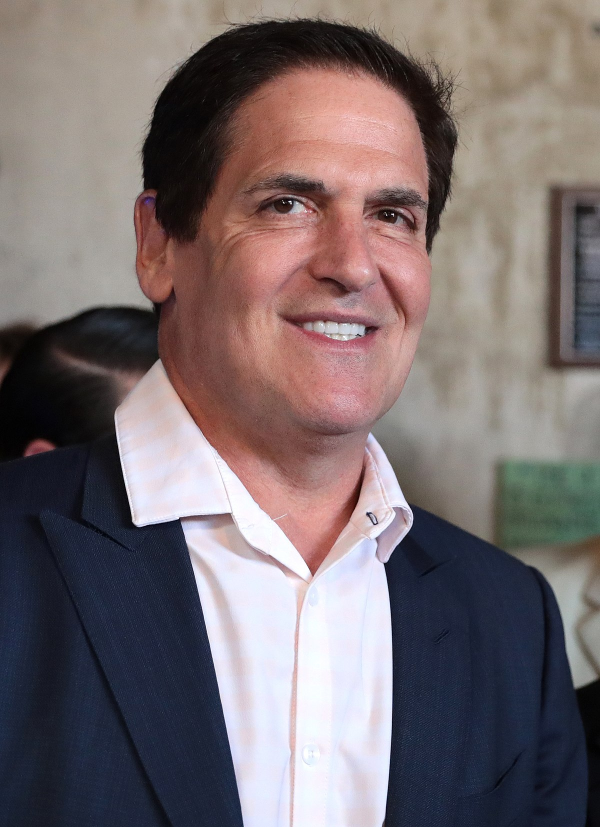
#> input picture test_images/mark5.jpeg, 1200 x 1654 px (shown at 1/2 size)
$ jupyter execute --allow-errors 'ML_FinalProject_Maryam Merchant.ipynb'   (shell and % lines are left out)
#> lines starting #> are read from the running program, lines starting #| are printed output that depends on the picture
# Title: Image Classification of Shark Tank Judges
## Machine Learning Final Project
### Guided by: Professor. Travis Milburn
### Presented by: Maryam Merchant

[cell 1]
import numpy as np
import cv2
import matplotlib
from matplotlib import pyplot as plt

[cell 2]
img = cv2.imread('./test_images/mark5.jpeg')
#> img is the input picture: shape (1654, 1200, 3); mean B, G, R 110.2, 108.4, 120.2
img.shape
#> Out = (1654, 1200, 3)

#it is x, y and rgb channel(3rd variable)

[cell 3]
plt.imshow(img)

[cell 4]
gray = cv2.cvtColor(img, cv2.COLOR_BGR2GRAY)
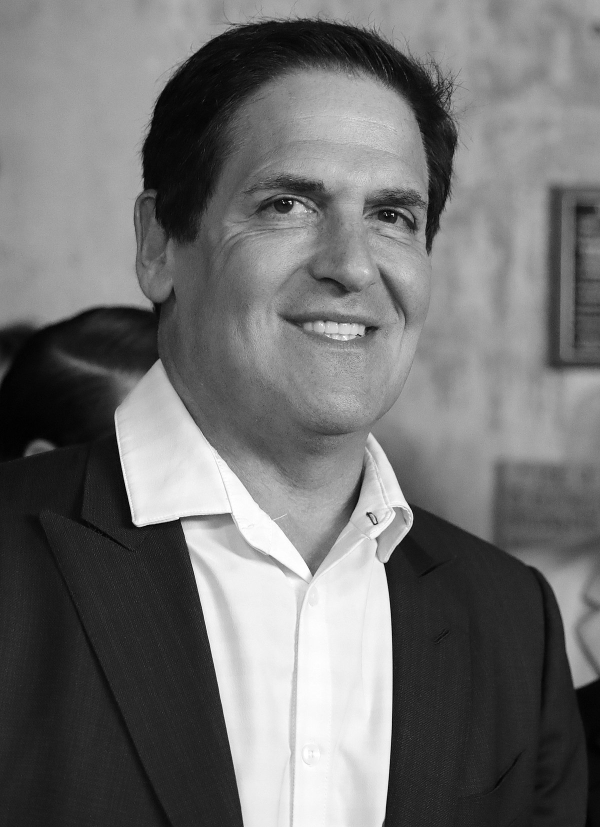
#> gray: shape (1654, 1200) (shown at 1/2 size); min 0, max 255, mean 112.1
gray.shape
#> Out = (1654, 1200)

#gray image to remove the third dimension

[cell 5]
gray

[cell 6]
plt.imshow(gray)

[cell 7]
plt.imshow(gray, cmap="gray")

[cell 8]
# Open Cv Haar cascades to detect face and eyes of images

[cell 9]
face_cascade = cv2.CascadeClassifier('./opencv/haarcascades/haarcascade_frontalface_default.xml')
eye_cascade = cv2.CascadeClassifier('./opencv/haarcascades/haarcascade_eye.xml')


faces = face_cascade.detectMultiScale(gray, 1.3, 5)
#> faces = [[403, 200, 567, 567]]
faces
#> Out = [[403, 200, 567, 567]]

[cell 10]
(x,y,w,h) = faces[0]
#> x = 403; y = 200; w = 567; h = 567
x,y,w,h
#> Out = (403, 200, 567, 567)

#x,y,width,height of above image. It will capture the sqaure of the image

[cell 11]
#in open cv we can do rectangle and (0,255,0) is green color rectangle and 6 is the width or size of rectangle
face_img = cv2.rectangle(img,(x,y),(x+w,y+h),(0,255,0),6)
plt.imshow(face_img)

#img is my original image that I loaded

[cell 12]
# Here, we are drawing rectangle around face and using eye_cascade to draw rectangle around eyes.
#For loop is used to loop around multiple image, though here we are using a single image.
cv2.destroyAllWindows()
for (x,y,w,h) in faces:
    face_img = cv2.rectangle(img,(x,y),(x+w,y+h),(0,255,0),9)
    roi_gray = gray[y:y+h, x:x+w]
    roi_color = face_img[y:y+h, x:x+w]
    eyes = eye_cascade.detectMultiScale(roi_gray)
    for (ex,ey,ew,eh) in eyes:
        cv2.rectangle(roi_color,(ex,ey),(ex+ew,ey+eh),(255,0,0),8)
#> this loop made 1 pass
#> (x, y, w, h, eyes) on pass 1: (403, 200, 567, 567, [[297, 158, 148, 148], [93, 122, 177, 177]])
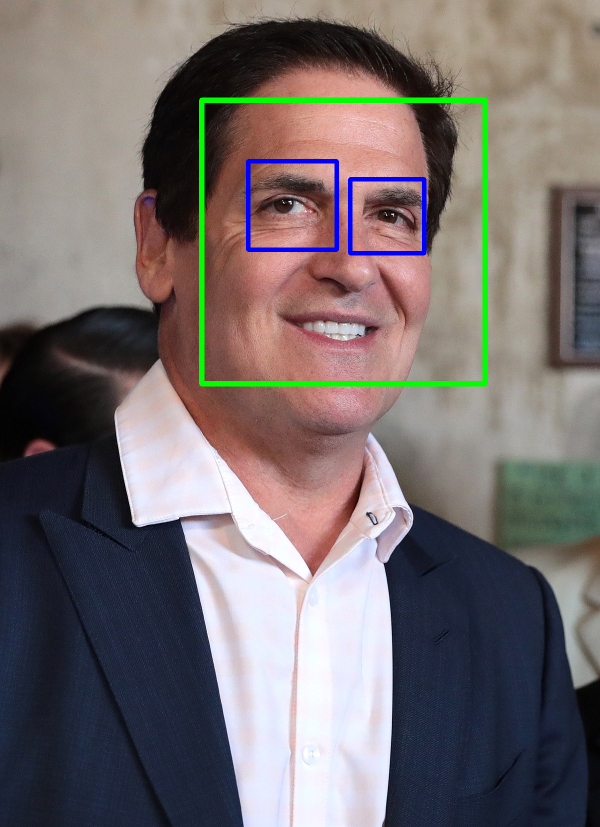
#> img: shape (1654, 1200, 3) (shown at 1/2 size); mean B, G, R 109.7, 109.5, 117.4
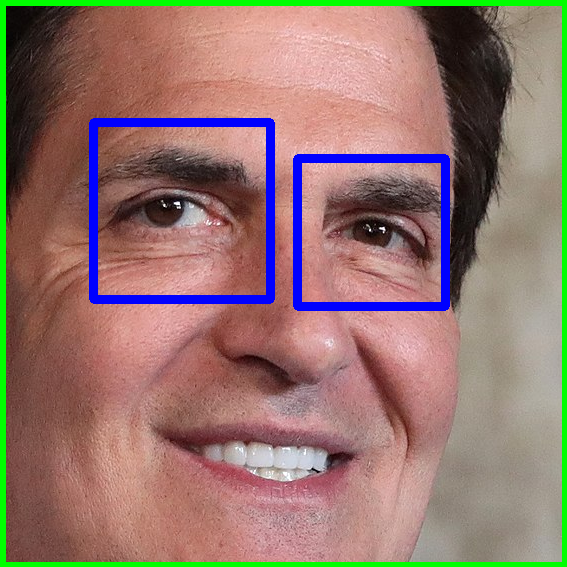
#> roi_color: shape (567, 567, 3); mean B, G, R 110.1, 118, 146.7


plt.figure()
plt.imshow(face_img, cmap='gray')

[cell 13]
#roi is region of interest
plt.imshow(roi_color, cmap="gray")

#we are interested in this cropped image
#so we will crop all the images and capture in another folder as we are interested in the cropped part of face

[cell 14]
def get_cropped_image_if_2_eyes(image_path):
    img = cv2.imread(image_path)
    if(img is not None):
        gray = cv2.cvtColor(img, cv2.COLOR_BGR2GRAY)
        faces = face_cascade.detectMultiScale(gray, 1.3, 5)
        for (x,y,w,h) in faces:
            roi_gray = gray[y:y+h, x:x+w]
            roi_color = img[y:y+h, x:x+w]
            eyes = eye_cascade.detectMultiScale(roi_gray)
            if len(eyes) >= 2:
                return roi_color

[cell 15]
#another example of image to crop
original_image = cv2.imread('./test_images/mark2.jpeg')
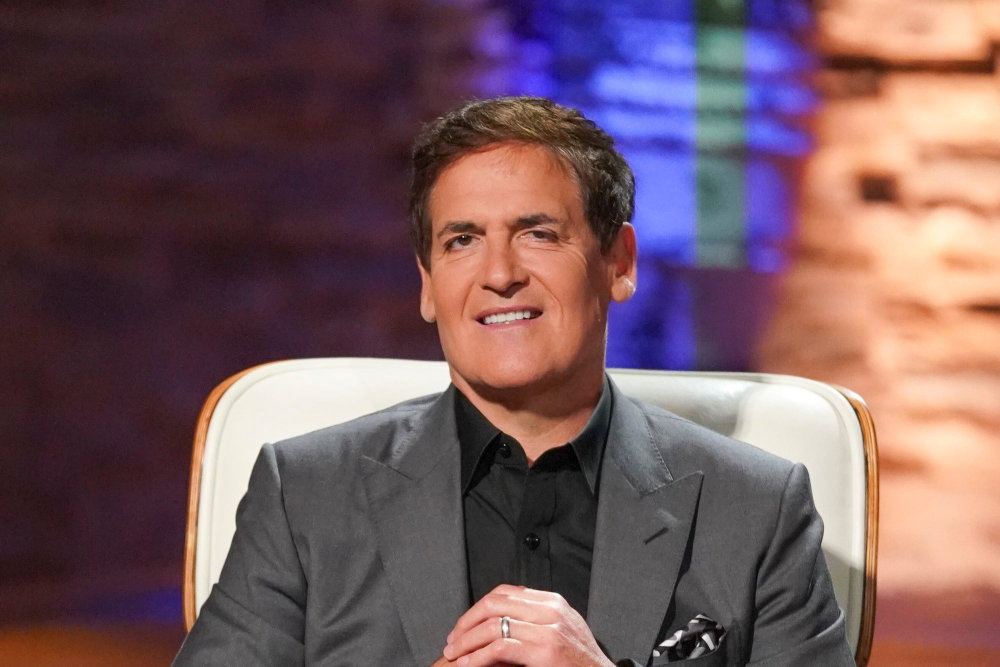
#> input picture test_images/mark2.jpeg, 2000 x 1333 px (shown at 1/2 size)
#> original_image is the input picture: shape (1333, 2000, 3); mean B, G, R 93.6, 88.5, 116.4
plt.imshow(original_image)

[cell 16]
cropped_image = get_cropped_image_if_2_eyes('./test_images/mark2.jpeg')
#> in get_cropped_image_if_2_eyes, `gray = cv2.cvtColor(img, cv2.COLOR_BGR2GRAY)`:
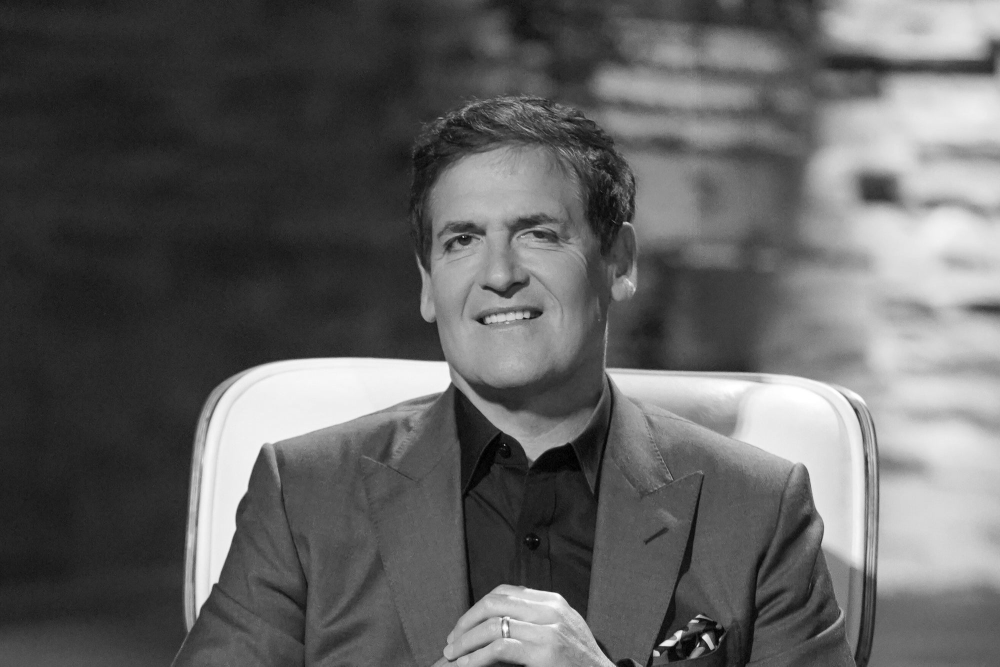
#> gray: shape (1333, 2000) (shown at 1/2 size); min 0, max 255, mean 97.5
#> in get_cropped_image_if_2_eyes, `faces = face_cascade.detectMultiScale(gray, 1.3, 5)`: faces = [[795, 302, 420, 420]]
#> the loop in get_cropped_image_if_2_eyes, `for (x,y,w,h) in faces:` made 1 pass
#> pass 1, in get_cropped_image_if_2_eyes, `roi_gray = gray[y:y+h, x:x+w]`:
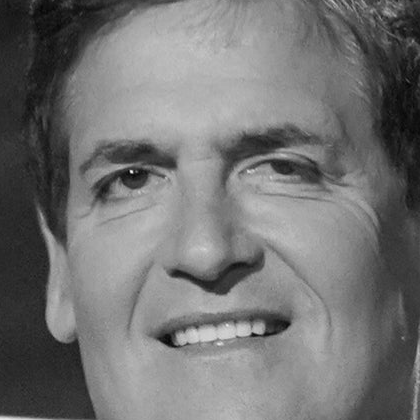
#> roi_gray: shape (420, 420); min 5, max 249, mean 115.1
#> pass 1, in get_cropped_image_if_2_eyes, `roi_color = img[y:y+h, x:x+w]`:
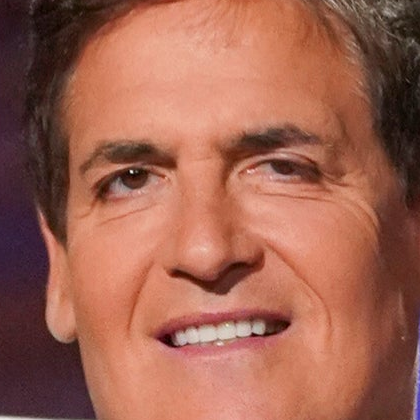
#> roi_color: shape (420, 420, 3); mean B, G, R 81.1, 99, 159.5
plt.imshow(cropped_image)

[cell 17]
cropped_image2 = get_cropped_image_if_2_eyes('test_images/mark5.jpeg')
#> in get_cropped_image_if_2_eyes (call 2), `faces = face_cascade.detectMultiScale(gray, 1.3, 5)`: faces = [[403, 200, 567, 567]]
#> the loop in get_cropped_image_if_2_eyes, `for (x,y,w,h) in faces:` made 1 pass
#> pass 1, in get_cropped_image_if_2_eyes (call 2), `roi_color = img[y:y+h, x:x+w]`:
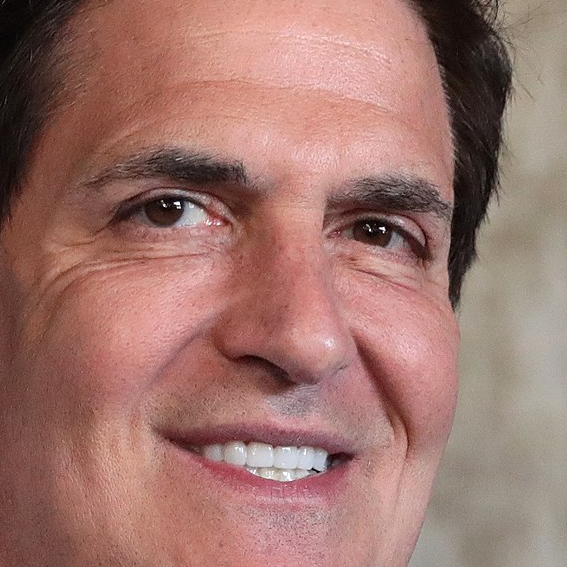
#> roi_color: shape (567, 567, 3); mean B, G, R 109, 116.8, 158.6
#plt.imshow(cropped_image2)

plt.imshow(cropped_image2)

[cell 18]
path_to_data = "./final_dataset/"
path_to_cr_data = './final_dataset/cropped/'

[cell 19]
import os
img_directory = []
#> (the rest of this cell did not finish here and is left out)

[cell 20]
img_directory

[cell 21]
# will create cropped folder
import shutil
if os.path.exists(path_to_cr_data):
    shutil.rmtree(path_to_cr_data)
os.mkdir(path_to_cr_data)

[cell 22]
for img_dir in img_directory:
    celebrity_name = img_dir.split('/')[-1]
    print(celebrity_name)

[cell 23]
cropped_image_dirs = []
celebrity_file_names_dict = {}
for img_dir in img_directory:
    count = 1
    celebrity_name = img_dir.split('/')[-1]
    celebrity_file_names_dict[celebrity_name] = []
    for entry in os.scandir(img_dir):
        roi_color = get_cropped_image_if_2_eyes(entry.path)
        if roi_color is not None:
            cropped_folder = path_to_cr_data + celebrity_name
            if not os.path.exists(cropped_folder):
                os.makedirs(cropped_folder)
                cropped_image_dirs.append(cropped_folder)
                print("Generating cropped images in folder: ",cropped_folder)
            cropped_file_name = celebrity_name + str(count) + ".jpg"
            cropped_file_path = cropped_folder + "/" + cropped_file_name
            cv2.imwrite(cropped_file_path, roi_color)
            celebrity_file_names_dict[celebrity_name].append(cropped_file_path)
            count += 1

# Now you should have cropped folder under datasets folder that contains cropped images
# Manually examine cropped folder and delete any unwanted images

# Preprocessing: Use wavelet transform as a feature for traning our model
#### In wavelet transformed image, you can see edges clearly and that can give us clues on various facial features such as eyes, nose, lips etc

[cell 24]
import numpy as np
import pywt
import cv2

def w2d(img, mode='haar', level=1):
    imArray = img
    #Datatype conversions
    #convert to grayscale
    imArray = cv2.cvtColor( imArray,cv2.COLOR_RGB2GRAY )
    #convert to float
    imArray =  np.float32(imArray)
    imArray /= 255;
    # compute coefficients
    coeffs=pywt.wavedec2(imArray, mode, level=level)

    #Process Coefficients
    coeffs_H=list(coeffs)
    coeffs_H[0] *= 0;

    # reconstruction
    imArray_H=pywt.waverec2(coeffs_H, mode);
    imArray_H *= 255;
    imArray_H =  np.uint8(imArray_H)

    return imArray_H

#learn more about forier transform and wavelet transform

[cell 25]
cropped_img = np.array(roi_color)
cropped_img.shape
#> Out = (567, 567, 3)

[cell 26]
im_har = w2d(cropped_img,'db1',5)
#> in w2d, `imArray = cv2.cvtColor( imArray,cv2.COLOR_RGB2GRAY )`:
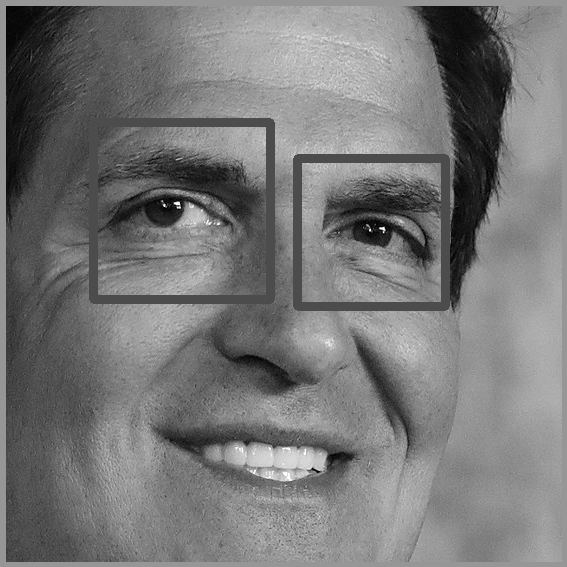
#> imArray: shape (567, 567); min 0, max 255, mean 118.9
#> in w2d, `coeffs=pywt.wavedec2(imArray, mode, level=level)`: coeffs = 6 items
#> in w2d, `imArray_H =  np.uint8(imArray_H)`:
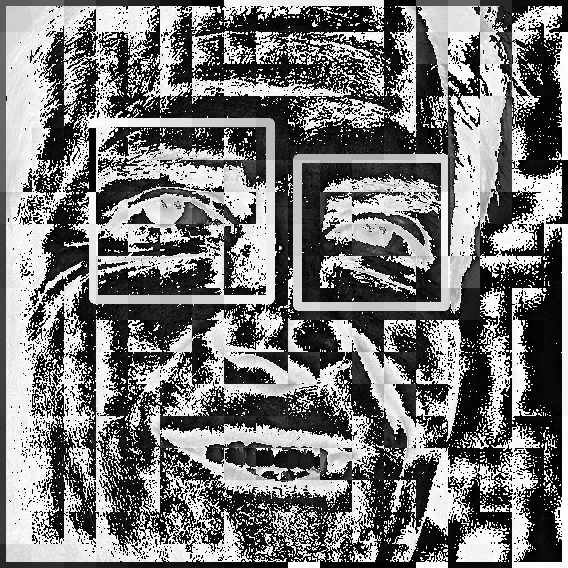
#> imArray_H: shape (568, 568); min 0, max 255, mean 120.7
plt.imshow(im_har, cmap='gray')

[cell 27]
celebrity_file_names_dict = {}
for img_dir in cropped_image_dirs:
    celebrity_name = img_dir.split('/')[-1]
    file_list = []
    for entry in os.scandir(img_dir):
        file_list.append(entry.path)
    celebrity_file_names_dict[celebrity_name] = file_list
celebrity_file_names_dict

[cell 28]
class_dict = {}
count = 0
for celebrity_name in celebrity_file_names_dict.keys():
    class_dict[celebrity_name] = count
    count = count + 1
class_dict

#> (a cell that did not finish here is left out)

[cell 30]
X = []
y = []
for celebrity_name, training_files, in celebrity_file_names_dict.items():
    for training_image in training_files:
        img = cv2.imread(training_image)
        if img is None:
            continue
        scalled_raw_img = cv2.resize(img,(32,32))
        img_har = w2d(img, 'db1', 5)
        scalled_img_har = cv2.resize(img_har,(32,32))
        combined_img = np.vstack((scalled_raw_img.reshape(32*32*3,1),scalled_img_har.reshape(32*32,1)))
        X.append(combined_img)
        y.append(class_dict[celebrity_name])

#vertically stacking the image

[cell 31]
X

[cell 32]
y

[cell 33]
len(X)

[cell 34]
len(y)

#> (a cell that did not finish here is left out)

[cell 36]
32*32*3+32*32
#32*32*3 raw pixel which is raw image x and y is 32*32  and *3 is for rgb and another 32*32 is for rgb

[cell 37]
X = np.array(X).reshape(len(X),4096).astype(float)
X.shape

#> (a cell that did not finish here is left out)

# Data cleaning process is done. Now we are ready to train our model
We will use differmt machine learning algorithm and find which gives us more accuracy

[cell 39]
from sklearn.svm import SVC
from sklearn.preprocessing import StandardScaler
from sklearn.model_selection import train_test_split
from sklearn.pipeline import Pipeline
from sklearn.metrics import classification_report

[cell 40]
from sklearn.preprocessing import StandardScaler
scaler = StandardScaler()
#> (the rest of this cell did not finish here and is left out)

# Let's use GridSearch to try out different models with different parameters. Goal is to come up with best model with best fine tuned parameters

[cell 41]
import statsmodels.api as sm
from sklearn import metrics
from sklearn.linear_model import LogisticRegression
from sklearn.naive_bayes import GaussianNB
from sklearn.ensemble import RandomForestClassifier
from sklearn.svm import SVC
from sklearn.neighbors import KNeighborsClassifier
from sklearn.tree import DecisionTreeClassifier
from sklearn.ensemble import AdaBoostClassifier
from sklearn.ensemble import BaggingClassifier
from sklearn.ensemble import GradientBoostingClassifier

import xgboost as xgb
from xgboost.sklearn import XGBClassifier
import sklearn
from sklearn import svm

from sklearn.pipeline import make_pipeline
from sklearn.model_selection import GridSearchCV
from sklearn.model_selection import RandomizedSearchCV

#> (a cell that did not finish here is left out)

[cell 43]
scores = []
best_estimators = {}
import pandas as pd
#> (the rest of this cell did not finish here and is left out)

#> (a cell that did not finish here is left out)

[cell 45]
for param in KNeighborsClassifier().get_params().keys():
    print(param)

[cell 46]
for param in LogisticRegression().get_params().keys():
    print(param)
